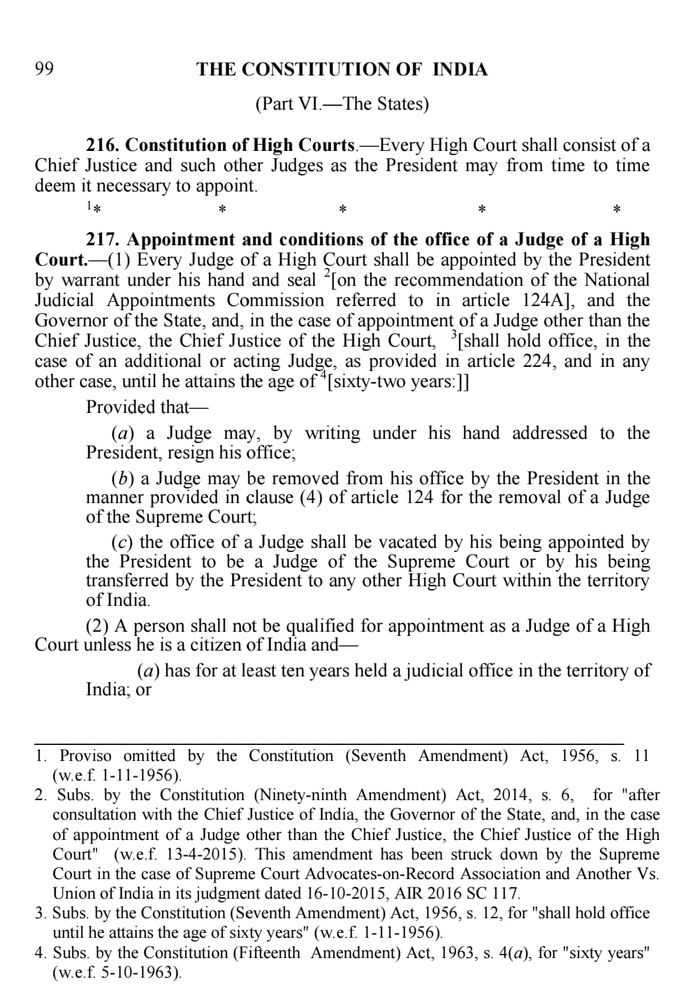
#> input picture test_img.jpg, 691 x 1000 px, shrunk from 989 x 1431 before the run
$ python main.py
#> lines starting #> are read from the running program, lines starting #| are printed output that depends on the picture
#> the answer given: test_img.jpg
from PIL import Image, ImageEnhance
import pytesseract

from tkinter import filedialog

# Optional: Specify tesseract executable path (Windows only)
pytesseract.pytesseract.tesseract_cmd = r"D:\Tesseract-ocr\tesseract.exe"


def extract_text_from_image(image_path):
#> called with image_path = 'test_img.jpg'
    try:
        image = Image.open(image_path).convert('L')

        enhancer = ImageEnhance.Sharpness(image)
        res = enhancer.enhance(3)
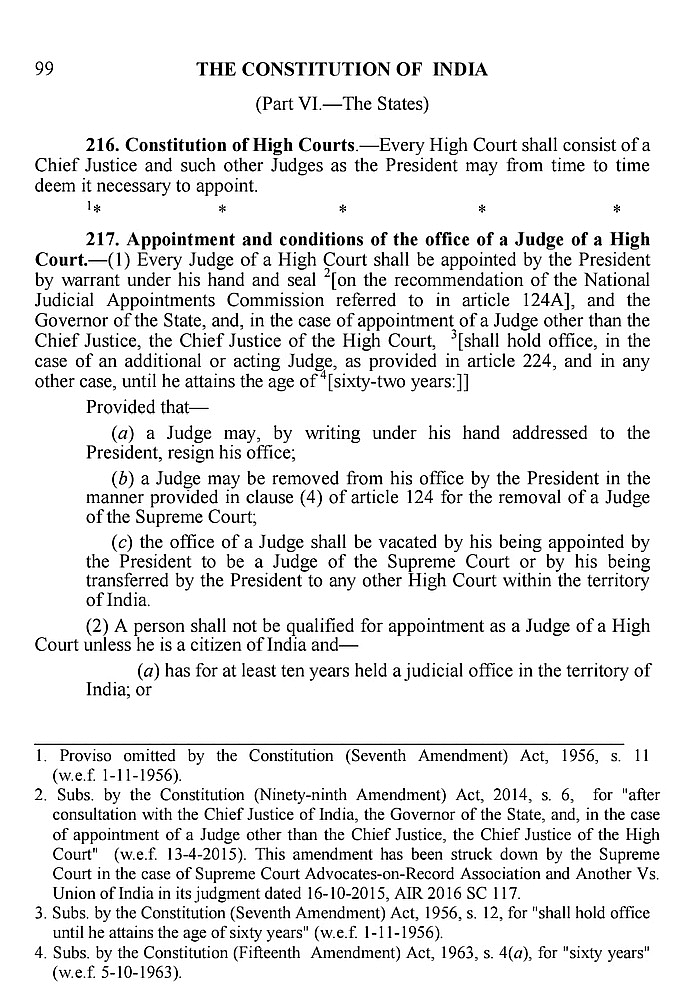
#> res: PIL image 691x1000 L; min 0, max 255, mean 232.3

        enhancer = ImageEnhance.Contrast(res)
        img = enhancer.enhance(2)
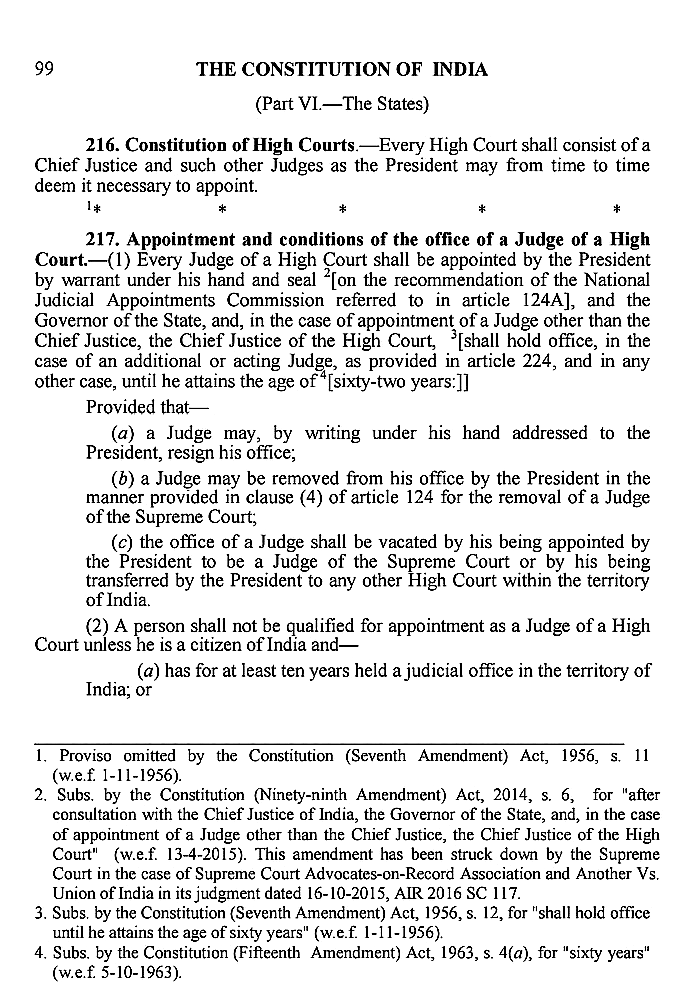
#> img: PIL image 691x1000 L; min 0, max 255, mean 228.8
        img.save("modified_img.png")
        text = pytesseract.image_to_string(img, lang="eng")
        return text.strip()
    except Exception as e:
        return f"Error: {e}"


def get_file_path():
    print("....Getting file path.")
    file_path = filedialog.askopenfilename()
    print(file_path)
    return file_path


def img_to_text():
    image_path = get_file_path()
    extracted_text = extract_text_from_image(image_path)
    f = open("Text.txt", 'w')
    print("....writing.")
    f.write(extracted_text)
    f.close()
    print("....Completed!")


img_to_text()
#> (the call stopped at in extract_text_from_image, `text = pytesseract.image_to_string(img, lang="eng")`: pytesseract is not available in this run)
